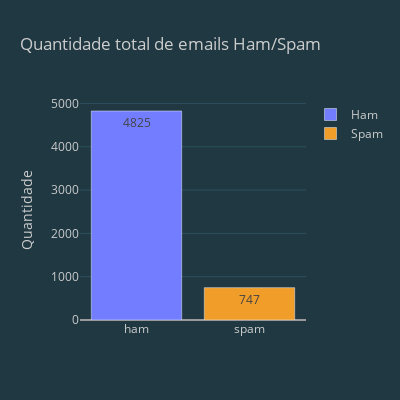

The cell this chart's notebook holds for it:
### Code cell
fig = go.Figure()
fig.add_trace(go.Bar(
    x=[df['target'].value_counts().index[0]], 
    y=[df['target'].value_counts()[0]], 
    text=[df['target'].value_counts()[0]],
    name='Ham'
    ))

fig.add_trace(go.Bar(
    x=[df['target'].value_counts().index[1]], 
    y=[df['target'].value_counts()[1]], 
    text=[df['target'].value_counts()[1]],
    name='Spam'
    ))
    
fig.update_layout(
    title='<span>Quantidade total de emails Ham/Spam</span>', 
    autosize=False,
    width=400,
    height=400,
    yaxis=dict(title='<span>Quantidade</span>'),
    template='my_theme'
    )

### Figure 1 — Plotly figure (JSON) as saved in the notebook; plotly's stock layout.template omitted (floating-point values rounded to 4 significant figures)
{"data": [{"name": "Ham", "text": ["4825"], "type": "bar", "x": ["ham"], "y": [4825]}, {"name": "Spam", "text": ["747"], "type": "bar", "x": ["spam"], "y": [747]}], "layout": {"autosize": false, "height": 400, "title": {"text": "<span>Quantidade total de emails Ham/Spam</span>"}, "width": 400, "yaxis": {"title": {"text": "<span>Quantidade</span>"}}}}
